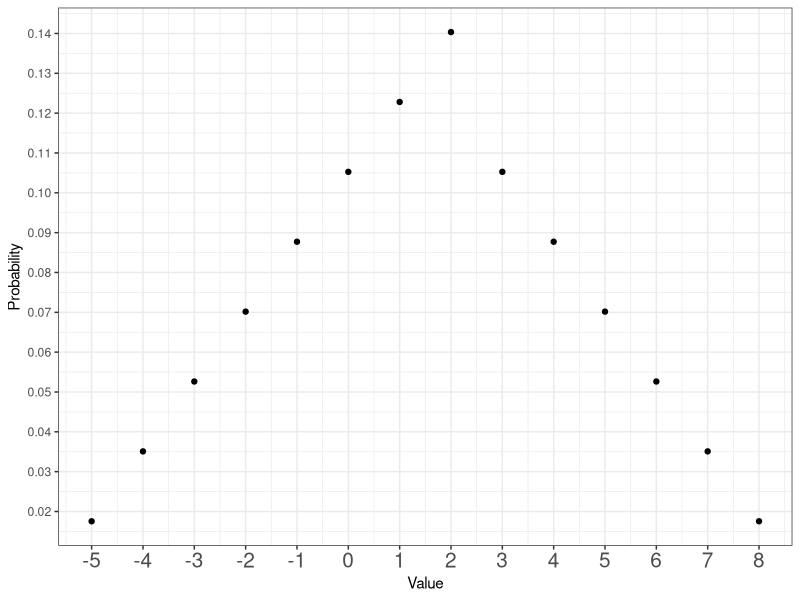
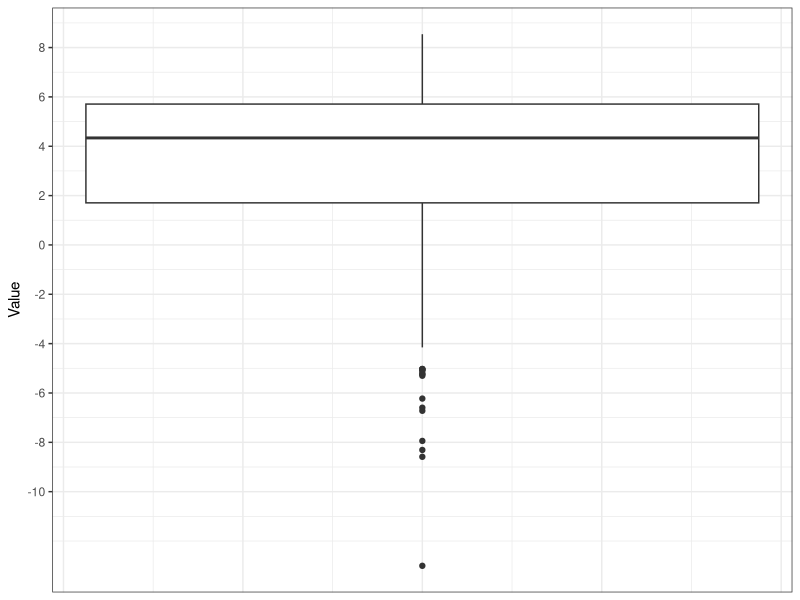
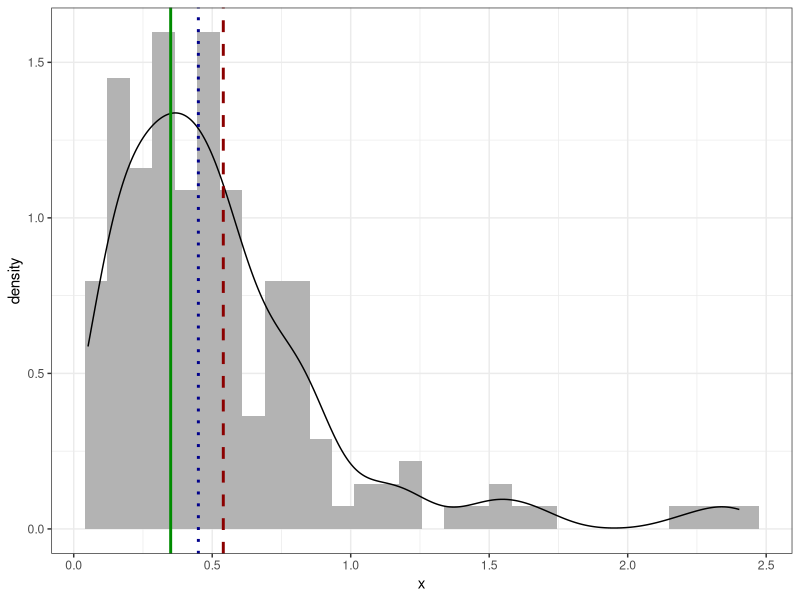
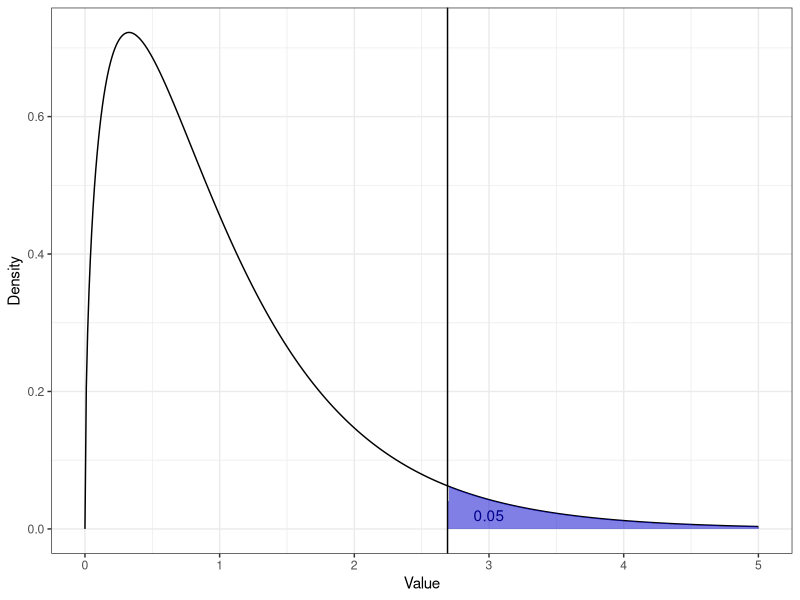
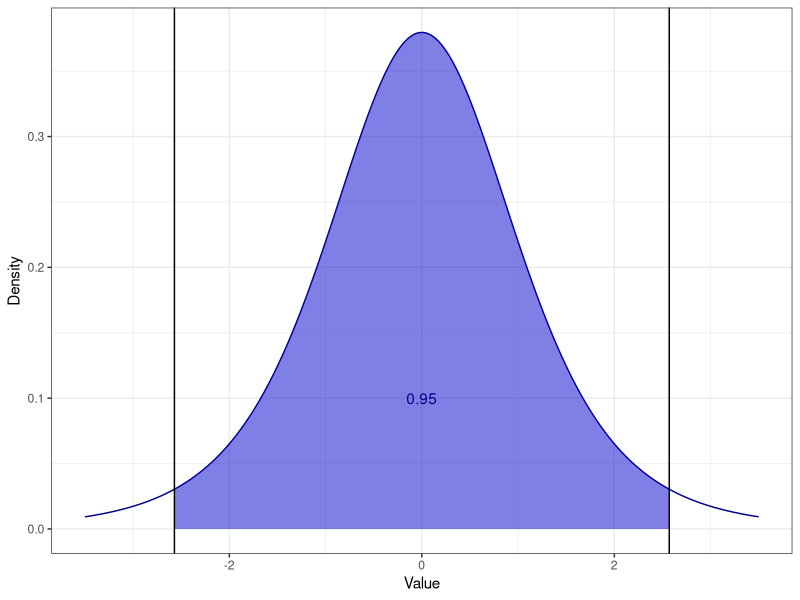
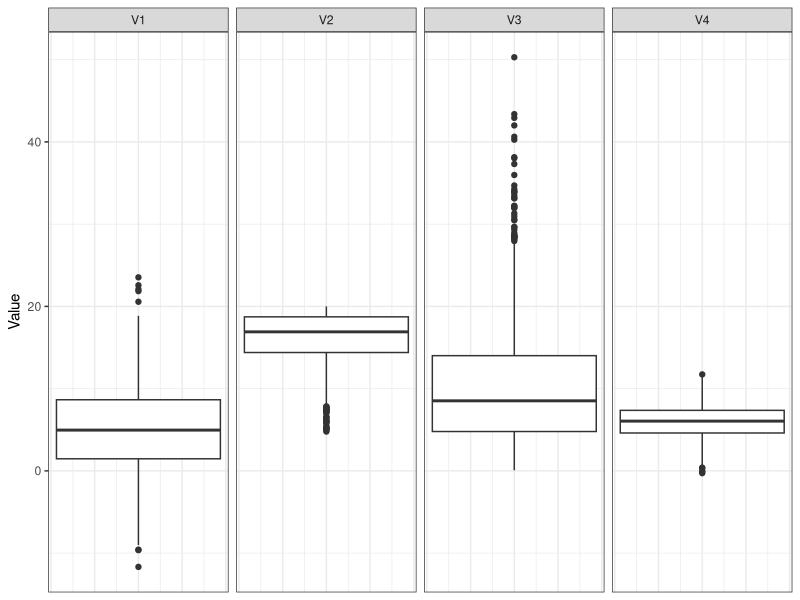
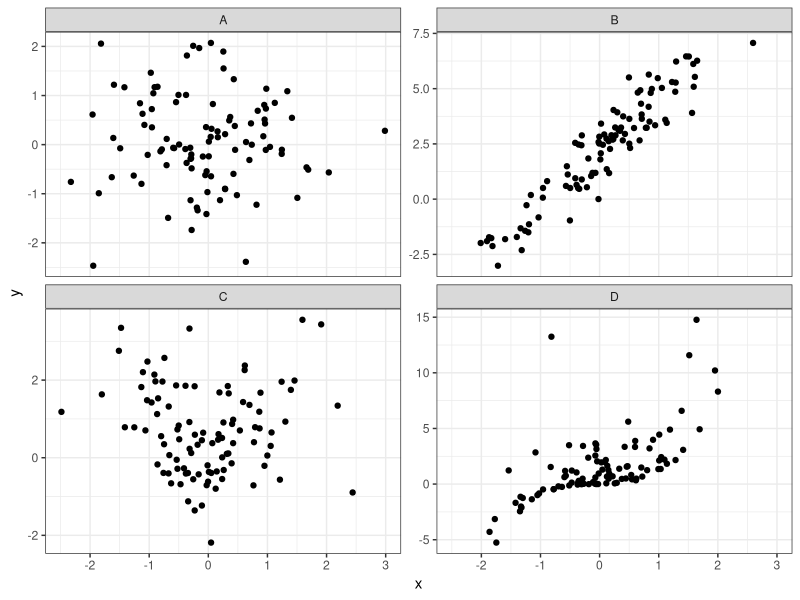

Reproduce these figures in R, in order.
library(tidyverse)
theme_set(theme_bw())

(c(1:8, 6:1)/57) %>% sum()

tibble(x = -5:8,
       y = c(1:8, 6:1)/57) %>% 
  ggplot(aes(x, y)) +
  geom_point() +
  scale_x_continuous(breaks = -5:8) +
  scale_y_continuous(breaks = seq(0,1,by = .01)) +
  labs(x = "Value", y = "Probability") +
  theme(axis.text.x = element_text(size = 15))

set.seed(24)
tibble(x = c(rnorm(100, 5, 2), rnorm(30, -3, 4))) %>% 
  # pull() %>% quantile()
  ggplot(aes(y = x)) +
  geom_boxplot() +
  guides(x = "none") +
  scale_y_continuous(breaks = seq(-10, 10, by = 2)) +
  labs(y = "Value")

set.seed(13)
tibble(x = c(rbeta(100, 2, 3), rgamma(70, 2, 3))) %>% 
  # pull() %>% median()
  # pull() %>% mean()
  ggplot(aes(x)) +
  geom_histogram(aes(y = after_stat(density)),
                 fill = 'gray70') +
  geom_density() +
  geom_vline(xintercept = 0.35, color = "green4", size = 1) +
  geom_vline(xintercept = 0.54, color = "red4", linetype = "dashed", size = 1) +
  geom_vline(xintercept = 0.45, color = "blue4", linetype = "dotted", size = 1)


tibble(x = seq(0, 5, .01),
       y = df(x, df1 = 3, df2 = 104)) -> f_quantile

f_quantile %>% 
  ggplot(aes(x, y)) +
  geom_line() +
  geom_area(data = f_quantile %>% filter(x > qf(.95, df1 = 3, df2 = 104)),
            fill = "blue3", alpha = .5) +
  geom_vline(xintercept = qf(.95, df1 = 3, df2 = 104)) +
  annotate(geom = "text", label = "0.05",
           x = 3, y = .02, color = "darkblue") +
  labs(x = "Value", y = "Density")

tibble(x = seq(-3.5, 3.5, .01),
       y = dt(x, df = 5)) -> t_quantile

t_quantile %>% 
  ggplot(aes(x, y)) +
  geom_line(color = "darkblue") +
  geom_area(data = t_quantile %>% filter(x > qt(.025, df = 5) & x < qt(.975, df = 5)), 
            fill = "blue3", alpha = .5) +
  geom_vline(xintercept = qt(.975, df = 5)) +
  geom_vline(xintercept = qt(.025, df = 5)) +
  annotate(geom = "text", label = "0.95",
           x = 0, y = .1, color = "darkblue") +
  labs(x = "Value", y = "Density")

set.seed(605)
tibble(V1 = rnorm(1000, 5, 5),
       V2 = rbeta(1000, 4, 1) * 20,
       V3 = rgamma(1000, 2) * 5,
       V4 = rnorm(1000, 6, 2)) %>% 
  pivot_longer(cols = everything()) %>% 
  ggplot(aes(y = value)) +
  geom_boxplot() +
  facet_wrap(~ name, ncol = 4) +
  guides(x = "none") +
  labs(y = "Value")

set.seed(938)
tibble(A_x = rnorm(100),
       A_y = rnorm(100),
       B_x = rnorm(100),
       B_y = 2.3 * B_x + 2 + rnorm(100),
       C_x = rnorm(100),
       C_y = abs(C_x) + rnorm(100, .1),
       D_x = rnorm(100),
       D_y = D_x ^ 3 + rnorm(100, 0.6)^2,
       id = 1:100) %>% 
  pivot_longer(cols = -id) %>% 
  separate(name, into = c("graph", "axis")) %>% 
  pivot_wider(names_from = axis, values_from = value) -> cor_data

cor_data %>% 
  summarise(cor = cor(x, y),
            .by = graph)

cor_data %>% 
  ggplot(aes(x, y)) +
  geom_point() +
  facet_wrap(~ graph, scales = "free_y")



